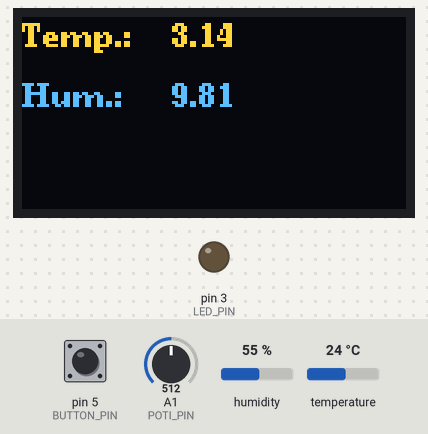
Bench run of a sketch on a simulated Arduino Uno, built with avr-gcc and run on an emulated ATmega328P. Parts: 128×64 one-colour display, output pins drawn as LEDs (lit = HIGH). Inputs (shaded band) come from the test bench; at power-on: pin 5 (BUTTON_PIN) LOW, A1 (POTI_PIN) = 512, humidity 55 %, temperature 24 °C. The OLED is the two-colour kind (top 16 rows yellow); what the sketch prints to the serial monitor is not drawn.

Above: at 3.7 s.
3.8 s: pin 5 (BUTTON_PIN) pulled HIGH for 0.15 s
At 6.7 s:
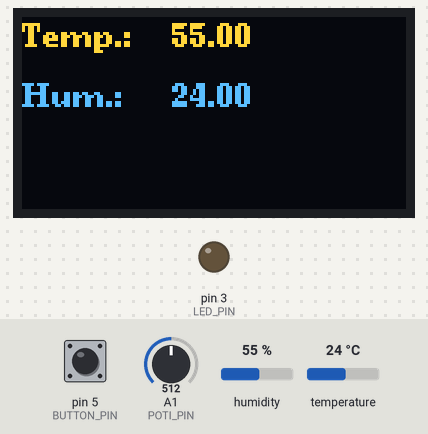
6.9 s: A1 (POTI_PIN) set to 716
At 7.8 s:
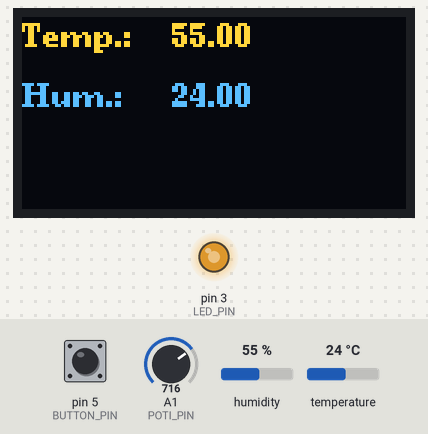
8.6 s: A1 (POTI_PIN) set to 900
At 9.0 s:
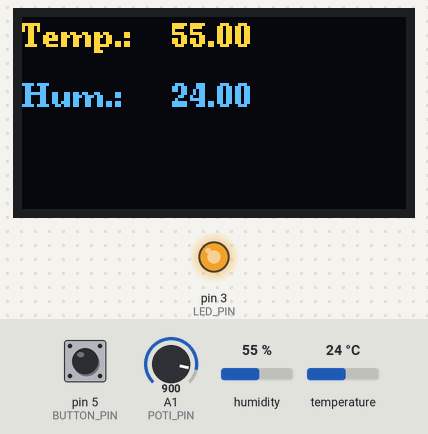
10.1 s: A1 (POTI_PIN) set to 511
At 11.3 s:
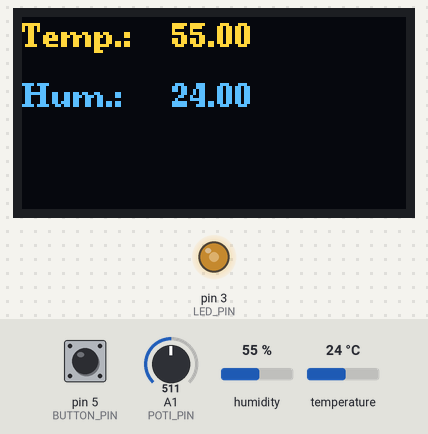
11.6 s: pin 5 (BUTTON_PIN) pulled HIGH for 1 s
At 15.4 s:
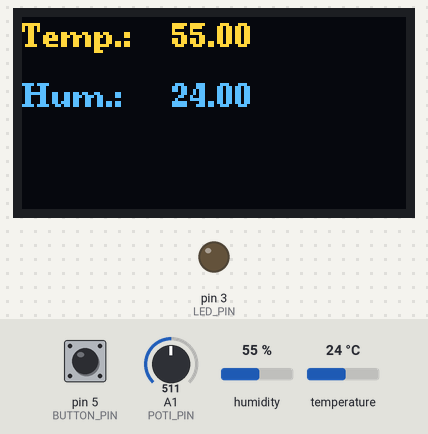
15.6 s: pin 5 (BUTTON_PIN) pulled HIGH for 3.2 s
At 19.2 s:
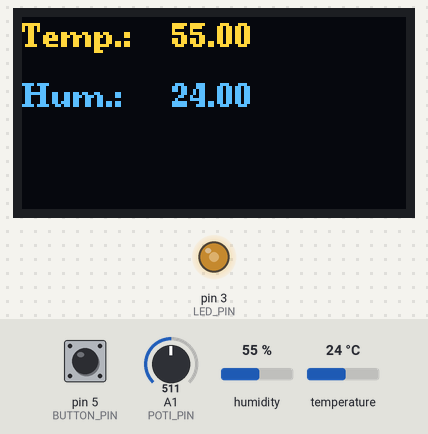
Timing chart, 0 to 20.7 s (numbered marks = the images above; inputs shaded):
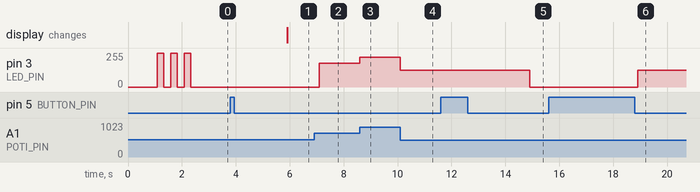

Measured:
- after the input at 3.8 s, the display: changes after 2.1 s (image 1)
- after the input at 6.9 s, pin 3 (LED_PIN): 0/255 → 178/255 after 0.20 s
- after the input at 8.6 s, pin 3 (LED_PIN): 178/255 → 224/255 at once
- after the input at 10.1 s, pin 3 (LED_PIN): 224/255 → 127/255 at once
- after the input at 11.6 s, pin 3 (LED_PIN): 127/255 → 0/255 after 3.3 s
- after the input at 15.6 s, pin 3 (LED_PIN): 0/255 → 127/255 after 3.3 s

The sketch:

btn-poti-led-dht-us-oled.ino
```cpp
#include <DHT.h>
#include <U8g2lib.h>

#ifdef U8X8_HAVE_HW_SPI
#include <SPI.h>
#endif
#ifdef U8X8_HAVE_HW_I2C
#include <Wire.h>
#endif

const bool DEBUG = false;
const byte LED_PIN = 3;
const byte BUTTON_PIN = 5;
const byte POTI_PIN = A1;

// #define DHTPIN 8
// #define DHTTYPE DHT11
const byte DHT_PIN = 8;

// DHT11 ist eine Konstante aus der Klasse DHT
DHT dht(DHT_PIN, DHT11);
U8G2_SSD1306_128X64_NONAME_F_HW_I2C u8g2(U8G2_R0, /* reset=*/U8X8_PIN_NONE);


bool buttonState;
bool ledState;

bool flag = false;

unsigned int potiValue;
unsigned int ledValue;

// Zeit zählen
// ts = millis()
unsigned long currentTs = 0;
unsigned long previousTs = 0;
unsigned long pastTime = 0;
unsigned long sufficientTime = 100;

void blink(unsigned int count) {

  for (
    byte i = 0;
    i < count;
    i = i + 1) {
    digitalWrite(LED_PIN, HIGH);
    delay(250);
    digitalWrite(LED_PIN, LOW);
    delay(250);
  }
}

void display(float a = 3.14, float b = 9.81) {
  u8g2.clearBuffer();                  // clear the internal memory
  u8g2.setFont(u8g2_font_ncenB08_tr);  // choose a suitable font

  u8g2.setCursor(0, 10);
  u8g2.print("Temp.: ");  // write something to the internal memory
  u8g2.setCursor(50, 10);
  u8g2.print(a);  // write something to the internal memory

  u8g2.setCursor(0, 30);
  u8g2.print("Hum.: ");  // write something to the internal memory
  u8g2.setCursor(50, 30);
  u8g2.print(b);  // write something to the internal memory

  u8g2.sendBuffer();  // transfer internal memory to the display
  delay(1000);
}

void showHumidityAndTemperature() {
  Serial.println("- - - H&T - - -");
  delay(2000);
  float h = dht.readHumidity();
  float t = dht.readTemperature();

  Serial.println(h);
  Serial.println(t);

  // Check if any reads failed and exit early (to try again).
  if (isnan(h) || isnan(t)) {
    Serial.println(F("Failed to read from DHT sensor!"));
    return;
  }
  display(h, t);
  Serial.println("/- - - H&T - - -");
}

void setup() {
  Serial.begin(9600);
  dht.begin();
  u8g2.begin();
  Serial.println("- - -");

  pinMode(BUTTON_PIN, INPUT);
  pinMode(POTI_PIN, INPUT);
  pinMode(LED_PIN, OUTPUT);

  display();

  potiValue = analogRead(POTI_PIN);

  blink(3);
}

void loop() {
  buttonState = digitalRead(BUTTON_PIN);

  currentTs = millis();
  pastTime = currentTs - previousTs;

  if (pastTime >= sufficientTime) {
    // - - -
    if (flag == false) {
      flag = true;  // == bereit
      Serial.println("bereit");
    }

    if (buttonState == HIGH) {
      // Entprellen
      delay(20);

      previousTs = currentTs;
      ledState = !ledState;

      // + + + + + + + +
      delay(2000);
      float h = dht.readHumidity();
      float t = dht.readTemperature();

      Serial.println(h);
      Serial.println(t);

      // Check if any reads failed and exit early (to try again).
      if (isnan(h) || isnan(t)) {
        Serial.println(F("Failed to read from DHT sensor!"));
        return;
      }

      display(h, t);
      // + + + + + + + +

      flag = false;  // == warten
      Serial.println("warte");

      // digitalWrite(LED_PIN, ledState);
      // Aktionspause für den Benutzer:
      // Zeit, den Taster loszulassen
      delay(200);
    }
    // - - -
    potiValue = analogRead(POTI_PIN);  // 0 - 1023
    // Serial.println(0);
    if (DEBUG) Serial.println(potiValue);
    // Serial.println(1023);
    // delay(100);
    ledValue = map(potiValue, 0, 1023, 0, 255);  // 0-255

    if (ledState) {
      analogWrite(LED_PIN, ledValue);
    } else {
      digitalWrite(LED_PIN, LOW);
    }
    // - - -
  }
}
```
